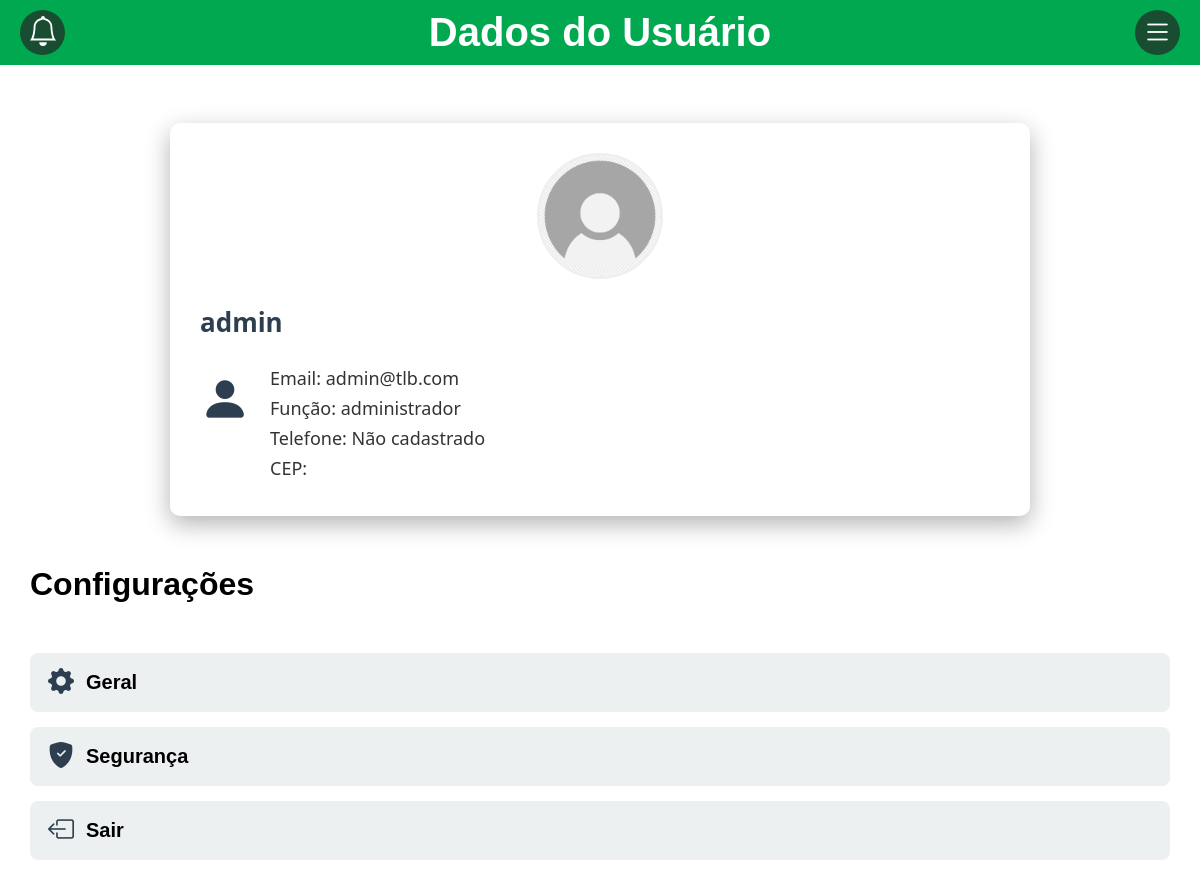
/sistema/public/dadosDoUsuario.php (signed in), run on the app's committed database.
### tables this page shows
create table Usuario (
    id_usuario INT NOT NULL AUTO_INCREMENT PRIMARY KEY,
    nome_usuario VARCHAR(45) NOT NULL,
    email_usuario VARCHAR(45) not null,
    senha_usuario VARCHAR(255) not null,
    telefone_usuario VARCHAR(15),
    funcao_usuario ENUM("administrador", "normal") default "normal",
    foto_usuario VARCHAR(1000) not null default "../assets/img/foto_padrao.jpg",
    cep_usuario VARCHAR(9),
    estado_usuario VARCHAR(50),
    cidade_usuario VARCHAR(100),
    bairro_usuario VARCHAR(50),
    numero_usuario VARCHAR(10),
    complemento_usuario VARCHAR(50),
    logradouro_usuario VARCHAR(50)
);

### sistema/public/dadosDoUsuario.php (the view, shortened to what this page needs)
<?php
    include "../db.php";
    $id_usuario = $_SESSION['id_usuario'];
    $sql = "SELECT nome_usuario, email_usuario, funcao_usuario, telefone_usuario, foto_usuario, cep_usuario FROM usuario WHERE id_usuario = ?";
    $stmt = $conn->prepare($sql);
    $stmt->bind_param("i", $id_usuario);
    $stmt->execute();
    $result = $stmt->get_result();
    if ($result->num_rows > 0) {
        $dados_usuario = $result->fetch_assoc();
        $foto_usuario = $dados_usuario['foto_usuario'];
        $nome_usuario = $dados_usuario['nome_usuario'];
        $email_usuario = $dados_usuario['email_usuario'];
        $funcao_usuario = $dados_usuario['funcao_usuario'];
        $telefone_usuario = $dados_usuario['telefone_usuario'];
        $cep_usuario = $dados_usuario['cep_usuario'];
        if (empty($telefone_usuario)) {
            $telefone_usuario = "Não cadastrado";
        }
    } else {
        $nome_usuario = "Usuário não encontrado";
        $email_usuario = "N/A";
        $funcao_usuario = "N/A";
        $telefone_usuario = "N/A";
        $foto_usuario = '../images/usuario-padrao.jpg';
    }
?>
<?php include "header.php"; ?>
<main>
    <div class="dadosUsuario">
        <div class="foto-container" style="text-align: center; margin-bottom: 20px;">
            <form method="POST" enctype="multipart/form-data" id="fotoForm">
                <label for="nova_foto" style="cursor: pointer; display: inline-block;">
                    <img class='foto_usuario' src='<?php echo $foto_usuario; ?>' alt='Foto do usuário' title='Clique para alterar a foto'
                         onerror="this.src='../images/usuario-padrao.jpg'">
                </label>
            </form>
        </div>
        <h1><?php echo htmlspecialchars($nome_usuario); ?></h1>
        <div class="flex">
            <i class="bi bi-person-fill"></i>
            <div class="textoDadosUsuario">
                <h2>Email: <?php echo htmlspecialchars($email_usuario); ?></h2>
                <h2>Função: <?php echo htmlspecialchars($funcao_usuario); ?></h2>
                <h2>Telefone: <?php echo htmlspecialchars($telefone_usuario); ?></h2>
                <h2>CEP: <?php echo htmlspecialchars($cep_usuario); ?></h2>
            </div>
        </div>
    </div>
    <h1 class="configuracoesDados">Configurações</h1>
    <div class="configuracoesDados">
        <a href="geral.php" class="iconDadosUsuario">
            <i class="bi bi-gear-fill"></i>
            <h2>Geral</h2>
        </a>
        <a href="seguranca.php" class="iconDadosUsuario">
            <i class="bi bi-shield-fill-check"></i>
            <h2>Segurança</h2>
        </a>
        <a href="logout.php?logout=true" class="iconDadosUsuario">
            <i class="bi bi-box-arrow-left"></i>
            <h2>Sair</h2>
        </a>
    </div>
</main>
</body>
</html>

### sistema/styles/style.css (style rules this page uses)
.flex { flex: auto; }
.dadosUsuario { max-width: 800px; margin: 40px auto; background-color: #ffffff; border-radius: 10px; box-shadow: 0 8px 24px rgba(0, 0, 0, 0.3); padding: 30px; font-family: 'Segoe UI', sans-serif; color: #333; }
.dadosUsuario h1 { font-size: 26px; margin-bottom: 20px; color: #2c3e50; }
.flex { display: flex; align-items: flex-start; gap: 20px; }
.flex i { font-size: 50px; color: #2c3e50; margin-top: 5px; }
.textoDadosUsuario h2 { font-size: 18px; margin: 6px 0; font-weight: 400; }
.configuracoesDados { margin: 50px 30px 20px 30px; }
.iconDadosUsuario { display: flex; align-items: center; gap: 12px; background-color: #ecf0f1; padding: 14px 18px; border-radius: 8px; margin-bottom: 15px; transition: background-color 0.3s; cursor: pointer; text-decoration: none; color: inherit; }
.iconDadosUsuario i { font-size: 26px; color: #2c3e50; }
.iconDadosUsuario h2 { margin: 0; font-size: 20px; }
body { font-family: Arial, sans-serif; margin: 0; padding: 0; }
.foto-container label { display: inline-block; transition: transform 0.3s ease; }
.foto_usuario { width: 120px; height: 120px; border-radius: 50%; object-fit: cover; border: 3px solid #ecf0f1; transition: all 0.3s ease; cursor: pointer; }

### data on the page
usuario: foto_usuario (picture), nome_usuario "admin", email_usuario "admin@tlb.com", funcao_usuario "administrador"

### other printed values
$page_titles[$current_page] "Dados do Usuário"
$telefone_usuario "Não cadastrado"
